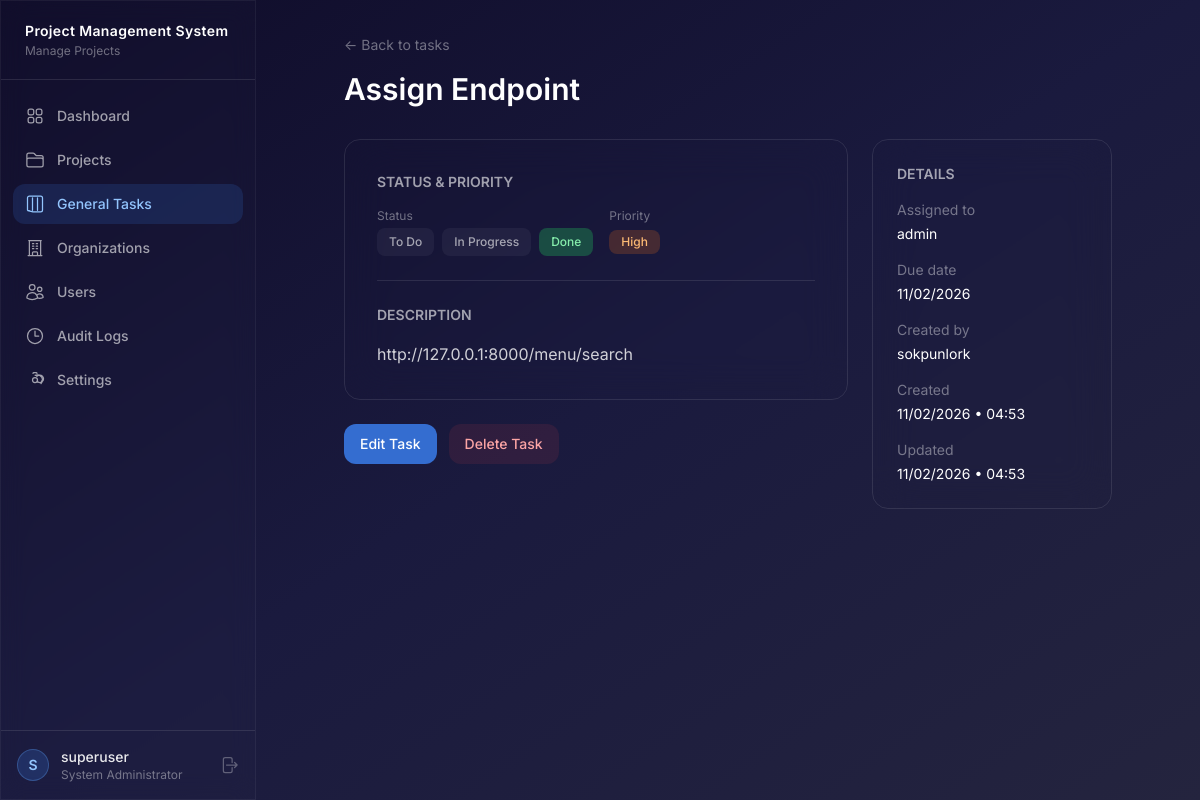
The page /general-tasks/1/ (signed in) on the database its author committed.
### accounts/models.py (models this page shows, shortened)
class User(AbstractUser):
    role = models.ForeignKey(
        Role, on_delete=models.SET_NULL, null=True, blank=True, related_name="users"
    )
    admin_organization = models.ForeignKey(
        "organizations.Organization",
        on_delete=models.SET_NULL,
        null=True,
        blank=True,
        related_name="administrators",
        help_text="Organization this user administrates (only for Administrator role).",
    )
    is_auto_generated = models.BooleanField(
        default=False,
        help_text="Auto-generated accounts are inactive until password reset.",
    )
    perm_create_users = models.BooleanField(null=True, blank=True)
    perm_manage_projects = models.BooleanField(null=True, blank=True)
    perm_manage_tasks = models.BooleanField(null=True, blank=True)
    perm_move_task_stages = models.BooleanField(null=True, blank=True)
    perm_move_task_categories = models.BooleanField(null=True, blank=True)
    perm_reject_testing = models.BooleanField(null=True, blank=True)
    perm_add_project_notes = models.BooleanField(null=True, blank=True)
    perm_view_assigned_only = models.BooleanField(null=True, blank=True)
    perm_manage_organizations = models.BooleanField(null=True, blank=True)
    class Meta:
        ordering = ["username"]
    def is_system_admin(self):
        return self.role and self.role.name == Role.SYSTEM_ADMINISTRATOR

class Role(models.Model):
    SYSTEM_ADMINISTRATOR = "system_administrator"
    ADMINISTRATOR = "administrator"
    COORDINATOR = "coordinator"
    DEVELOPER = "developer"
    ROLE_CHOICES = [
        (SYSTEM_ADMINISTRATOR, "System Administrator"),
        (ADMINISTRATOR, "Administrator"),
        (COORDINATOR, "Coordinator"),
        (DEVELOPER, "Developer"),
    ]
    name = models.CharField(max_length=30, choices=ROLE_CHOICES, unique=True)
    description = models.TextField(blank=True)
    can_create_users = models.BooleanField(default=False)
    can_manage_projects = models.BooleanField(default=False)
    can_manage_tasks = models.BooleanField(default=False)
    can_move_task_stages = models.BooleanField(default=False)
    can_move_task_categories = models.BooleanField(default=False)
    can_reject_testing = models.BooleanField(default=False)
    can_add_project_notes = models.BooleanField(default=False)
    can_view_assigned_only = models.BooleanField(default=False)
    can_manage_organizations = models.BooleanField(default=False)
    class Meta:
        ordering = ["name"]
    def __str__(self):
        return self.get_name_display()

### general_tasks/models.py (models this page shows, shortened)
class GeneralTask(models.Model):
    TODO = "todo"
    IN_PROGRESS = "in_progress"
    DONE = "done"
    STATUS_CHOICES = [
        (TODO, "To Do"),
        (IN_PROGRESS, "In Progress"),
        (DONE, "Done"),
    ]
    LOW = "low"
    MEDIUM = "medium"
    HIGH = "high"
    CRITICAL = "critical"
    PRIORITY_CHOICES = [
        (LOW, "Low"),
        (MEDIUM, "Medium"),
        (HIGH, "High"),
        (CRITICAL, "Critical"),
    ]
    title = models.CharField(max_length=255)
    description = models.TextField(blank=True)
    status = models.CharField(max_length=20, choices=STATUS_CHOICES, default=TODO)
    priority = models.CharField(max_length=20, choices=PRIORITY_CHOICES, default=MEDIUM)
    assigned_to = models.ForeignKey(
        settings.AUTH_USER_MODEL,
        on_delete=models.SET_NULL,
        null=True,
        blank=True,
        related_name="assigned_general_tasks",
    )
    created_by = models.ForeignKey(
        settings.AUTH_USER_MODEL,
        on_delete=models.SET_NULL,
        null=True,
        related_name="created_general_tasks",
    )
    due_date = models.DateField(null=True, blank=True)
    created_at = models.DateTimeField(auto_now_add=True)
    updated_at = models.DateTimeField(auto_now=True)
    class Meta:
        ordering = ["-created_at"]

### general_tasks/views.py (the view)
# urls.py: path("<int:pk>/", views.task_detail, name="task_detail"),
@login_required
def task_detail(request, pk):
    task = get_object_or_404(GeneralTask, pk=pk)
    user = request.user
    if not user.is_system_admin() and task.created_by != user and task.assigned_to != user:
        messages.error(request, "Permission denied.")
        return redirect("general_tasks:task_list")
    return render(request, "general_tasks/task_detail.html", {
        "task": task,
    })

### templates/general_tasks/task_detail.html (shortened to what this page needs)
{% extends "base.html" %}
{% block content %}
<div class="max-w-3xl mx-auto">
    <div class="mb-8">
        <a href="{% url 'general_tasks:task_list' %}" class="text-white/40 hover:text-white text-sm mb-4 inline-block">← Back to tasks</a>
        <h1 class="text-3xl font-semibold text-white">{{ task.title }}</h1>
    </div>
    <div class="grid grid-cols-1 lg:grid-cols-3 gap-6">
        <div class="lg:col-span-2 space-y-6">
            <div class="glass rounded-2xl p-8">
                <div class="mb-6">
                    <h2 class="text-sm font-semibold text-white/60 mb-4">STATUS & PRIORITY</h2>
                    <div class="flex gap-4">
                        <div>
                            <p class="text-xs text-white/40 mb-1">Status</p>
                            <div class="flex gap-2">
                                {% for status_key, status_label in task.STATUS_CHOICES %}
                                <a href="{% url 'general_tasks:task_update_status' task.pk status_key %}"
                                   class="px-3 py-1.5 text-xs font-medium rounded-lg transition-all
                                    {% if task.status == status_key %}
                                        {% if status_key == 'done' %}bg-green-500/30 text-green-300{% elif status_key == 'in_progress' %}bg-blue-500/30 text-blue-300{% else %}bg-gray-500/30 text-gray-300{% endif %}
                                    {% else %}
                                        bg-white/5 text-white/60 hover:bg-white/10
                                    {% endif %}">
                                    {{ status_label }}
                                </a>
                                {% endfor %}
                            </div>
                        </div>
                        <div>
                            <p class="text-xs text-white/40 mb-1">Priority</p>
                            <span class="inline-block px-3 py-1 text-xs font-medium rounded-lg
                                {% if task.priority == 'critical' %}bg-red-500/20 text-red-300
                                {% elif task.priority == 'high' %}bg-orange-500/20 text-orange-300
                                {% elif task.priority == 'medium' %}bg-yellow-500/20 text-yellow-300
                                {% else %}bg-green-500/20 text-green-300{% endif %}">
                                {{ task.get_priority_display }}
                            </span>
                        </div>
                    </div>
                </div>
                <div class="border-t border-white/10 pt-6">
                    <h3 class="text-sm font-semibold text-white/60 mb-4">DESCRIPTION</h3>
                    {% if task.description %}
                    <p class="text-white/80 leading-relaxed">{{ task.description }}</p>
                    {% else %}
                    <p class="text-white/40 italic">No description provided.</p>
                    {% endif %}
                </div>
            </div>
            {% if user.is_system_admin or user == task.created_by %}
            <div class="flex gap-3">
                <a href="{% url 'general_tasks:task_edit' task.pk %}"
                   class="px-4 py-2.5 bg-blue-500/80 hover:bg-blue-500 text-white text-sm font-medium rounded-xl transition-all">
                    Edit Task
                </a>
                <a href="{% url 'general_tasks:task_delete' task.pk %}"
                   class="px-4 py-2.5 bg-red-500/10 hover:bg-red-500/20 text-red-300 text-sm font-medium rounded-xl transition-all">
                    Delete Task
                </a>
            </div>
            {% endif %}
        </div>
        <div class="space-y-4">
            <div class="glass rounded-2xl p-6">
                <h3 class="text-sm font-semibold text-white/60 mb-4">DETAILS</h3>
                <div class="space-y-4 text-sm">
                    {% if task.assigned_to %}
                    <div>
                        <p class="text-white/40 mb-1">Assigned to</p>
                        <p class="text-white">{{ task.assigned_to.username }}</p>
                    </div>
                    {% endif %}
                    {% if task.due_date %}
                    <div>
                        <p class="text-white/40 mb-1">Due date</p>
                        <p class="text-white">{{ task.due_date|date:"d/m/Y" }}</p>
                    </div>
                    {% endif %}
                    <div>
                        <p class="text-white/40 mb-1">Created by</p>
                        <p class="text-white">{{ task.created_by.username }}</p>
                    </div>
                    <div>
                        <p class="text-white/40 mb-1">Created</p>
                        <p class="text-white">{{ task.created_at|date:"d/m/Y • H:i" }}</p>
                    </div>
                    <div>
                        <p class="text-white/40 mb-1">Updated</p>
                        <p class="text-white">{{ task.updated_at|date:"d/m/Y • H:i" }}</p>
                    </div>
                </div>
            </div>
        </div>
    </div>
</div>
{% endblock %}

### templates/base.html (shortened to what this page needs)
{% load static %}
<!DOCTYPE html>
<html lang="en" class="h-full">
<head>
    <link href="{% static 'css/style.css' %}" rel="stylesheet">
    <script src="https://cdn.tailwindcss.com"></script>
</head>
<body class="h-full bg-gradient-to-br from-[#0f0c29] via-[#1a1a3e] to-[#24243e] text-white/90 antialiased">
<div class="flex h-screen overflow-hidden">
    <aside id="sidebar" class="fixed lg:relative inset-y-0 left-0 z-50 w-64 flex-shrink-0 glass-strong flex flex-col border-r border-white/5 transform -translate-x-full lg:translate-x-0 transition-transform duration-300 ease-in-out">
        <div class="px-6 py-5 border-b border-white/10 flex items-center justify-between">
            <div>
                <h1 class="text-sm font-semibold text-white tracking-wide">
                    Project Management System
                </h1>
                <p class="text-xs text-white/40 mt-0.5">Manage Projects</p>
            </div>
        </div>
        <nav class="flex-1 px-3 py-4 space-y-1 overflow-y-auto">
            <a href="{% url 'dashboard' %}"
               class="flex items-center gap-3 px-3 py-2.5 rounded-xl text-sm font-medium
                      {% if request.resolver_match.url_name == 'dashboard' %}bg-blue-500/15 text-blue-300{% else %}text-white/60 hover:text-white/90 hover:bg-white/5{% endif %}
                      transition-all">
                Dashboard
            </a>
            <a href="{% url 'projects:project_list' %}"
               class="flex items-center gap-3 px-3 py-2.5 rounded-xl text-sm font-medium
                      {% if 'projects' in request.path %}bg-blue-500/15 text-blue-300{% else %}text-white/60 hover:text-white/90 hover:bg-white/5{% endif %}
                      transition-all">
                Projects
            </a>
            <a href="{% url 'general_tasks:task_list' %}"
               class="flex items-center gap-3 px-3 py-2.5 rounded-xl text-sm font-medium
                      {% if 'general-tasks' in request.path %}bg-blue-500/15 text-blue-300{% else %}text-white/60 hover:text-white/90 hover:bg-white/5{% endif %}
                      transition-all">
                <svg class="w-5 h-5" fill="none" stroke="currentColor" stroke-width="1.5" viewBox="0 0 24 24"><path stroke-linecap="round" stroke-linejoin="round" d="M9 4.5v15m6-15v15m-11.581.5H5.25A2.25 2.25 0 013 19.25V4.75A2.25 2.25 0 015.25 2.5h13.5A2.25 2.25 0 0121 4.75v14.5A2.25 2.25 0 0118.75 21.5H9.631z"/></svg>
                General Tasks
            </a>
            {% if user.is_system_admin or user.has_perm_manage_organizations %}
            <a href="{% url 'organizations:org_list' %}"
               class="flex items-center gap-3 px-3 py-2.5 rounded-xl text-sm font-medium
                      {% if 'organizations' in request.path %}bg-blue-500/15 text-blue-300{% else %}text-white/60 hover:text-white/90 hover:bg-white/5{% endif %}
                      transition-all">
                Organizations
            </a>
            {% endif %}
            {% if user.is_system_admin %}
            <a href="{% url 'accounts:user_list' %}"
               class="flex items-center gap-3 px-3 py-2.5 rounded-xl text-sm font-medium
                      {% if 'users' in request.path %}bg-blue-500/15 text-blue-300{% else %}text-white/60 hover:text-white/90 hover:bg-white/5{% endif %}
                      transition-all">
                Users
            </a>
            {% endif %}
            {% if user.is_system_admin %}
            <a href="{% url 'logs:audit_log_list' %}"
               class="flex items-center gap-3 px-3 py-2.5 rounded-xl text-sm font-medium
                      {% if 'logs' in request.path %}bg-blue-500/15 text-blue-300{% else %}text-white/60 hover:text-white/90 hover:bg-white/5{% endif %}
                      transition-all">
                <svg class="w-5 h-5" fill="none" stroke="currentColor" stroke-width="1.5" viewBox="0 0 24 24"><path stroke-linecap="round" stroke-linejoin="round" d="M12 6v6h4.5m4.5 0a9 9 0 11-18 0 9 9 0 0118 0z"/></svg>
                Audit Logs
            </a>
            {% endif %}
            <a href="{% url 'accounts:settings' %}"
               class="flex items-center gap-3 px-3 py-2.5 rounded-xl text-sm font-medium
                      {% if 'settings' in request.path %}bg-blue-500/15 text-blue-300{% else %}text-white/60 hover:text-white/90 hover:bg-white/5{% endif %}
                      transition-all">
                Settings
            </a>
        </nav>
        <div class="px-4 py-4 border-t border-white/10">
            <div class="flex items-center gap-3 justify-between">
                <div class="flex items-center gap-3 flex-1 min-w-0">
                    <div class="w-8 h-8 rounded-full bg-blue-500/20 border border-blue-400/30 flex items-center justify-center text-sm font-semibold text-blue-300">
                        {{ user.username.0|upper }}
                    </div>
                    <div class="flex-1 min-w-0">
                        <p class="text-sm font-medium text-white/90 truncate">{{ user.username }}</p>
                        <p class="text-xs text-white/40 truncate">{{ user.role|default:"No role" }}</p>
                    </div>
                </div>
                <a href="{% url 'accounts:logout' %}" class="text-white/30 hover:text-red-400 transition-colors" title="Logout">
                    <svg class="w-5 h-5" fill="none" stroke="currentColor" stroke-width="1.5" viewBox="0 0 24 24"><path stroke-linecap="round" stroke-linejoin="round" d="M15.75 9V5.25A2.25 2.25 0 0013.5 3h-6a2.25 2.25 0 00-2.25 2.25v13.5A2.25 2.25 0 007.5 21h6a2.25 2.25 0 002.25-2.25V15m3 0l3-3m0 0l-3-3m3 3H9"/></svg>
                </a>
            </div>
        </div>
    </aside>
    <main class="flex-1 overflow-y-auto w-full">
        <div class="p-4 sm:p-6 lg:p-8">
            {% block content %}{% endblock %}
        </div>
    </main>
</div>
</body>
</html>

### static/css/style.css (style rules this page uses)
body { font-family: 'Inter', system-ui, -apple-system, sans-serif; overscroll-behavior: none; }
main { overscroll-behavior: none; }
.glass { background: rgba(255, 255, 255, 0.001); backdrop-filter: blur(20px); -webkit-backdrop-filter: blur(20px); border: 1px solid rgba(255, 255, 255, 0.1); }
.glass-strong { background: rgba(255, 255, 255, 0.01); backdrop-filter: blur(12px); -webkit-backdrop-filter: blur(12px); border: 1px solid rgba(255, 255, 255, 0.15); }
* { transition-property: background-color, border-color, opacity; transition-duration: 150ms; }

### rows shown on the page
User: username.0 "S", username "superuser", role "System Administrator"
GeneralTask: title "Assign Endpoint", priority "High", description "http://127.0.0.1:8000/menu/search", assigned_to.username "admin", due_date "11/02/2026", created_by.username "sokpunlork", created_at "11/02/2026 • 04:53", updated_at "11/02/2026 • 04:53"

### other values the page prints
{{ status_label }} "To Do" "In Progress" "Done"
